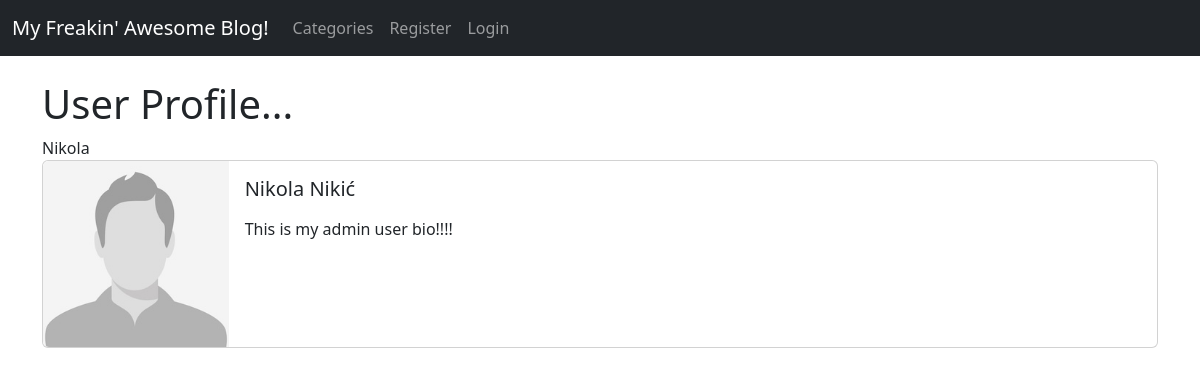
/members/1/profile/, run on the app's committed database.
### theblog/models.py (models this page shows, shortened)
class Profile(models.Model):
    user = models.OneToOneField(User, null=True, on_delete=models.CASCADE)
    bio = models.TextField()
    profile_pic = models.ImageField(null=True, blank=True, upload_to="images/profile/")
    website_url = models.CharField(max_length=255, null=True, blank=True)
    facebook_url = models.CharField(max_length=255, null=True, blank=True)
    twitter_url = models.CharField(max_length=255, null=True, blank=True)
    instagram_url = models.CharField(max_length=255, null=True, blank=True)
    pinterest_url = models.CharField(max_length=255, null=True, blank=True)
    def __str__(self):
        return str(self.user)

### members/views.py (the view)
# urls.py: path('<int:pk>/profile/', ShowProfilePageView.as_view(), name="show_profile_page"),
class ShowProfilePageView(DetailView):
    model = Profile
    template_name = 'registration/user_profile.html'
    def get_context_data(self, *args, **kwargs):
        context = super(ShowProfilePageView, self).get_context_data(*args, **kwargs)
        page_user = get_object_or_404(Profile, id=self.kwargs['pk'])
        context["page_user"] = page_user
        return context

### members/templates/registration/user_profile.html (shortened to what this page needs)
{% extends "base.html" %}
{% load static %}
{% block content %}
<h1>User Profile...</h1>
{{ page_user }}
<div class="card mb-3">
    <div class="row g-0">
        <div class="col-md-2">
    {% if page_user.profile_pic %}
        <img src="{{ page_user.profile_pic.url }}" class="img-fluid rounded-start">
    {% else %}
        <img src="{% static 'theblog/images/default_profile.jpg' %}" class="img-fluid rounded-start">
    {% endif %}
        </div>
        <div class="col-md-10">
            <div class="card-body">
                <h5 class="card-title">
                    {{ page_user.user.first_name }}
                    {{ page_user.user.last_name }}
                </h5>
                <p class="card-text">
                    {{ page_user.bio }}
                </p>
            </div>
        </div>
    </div>
</div>
{% endblock %}

### data on the page
Profile: user.username "Nikola", user.first_name "Nikola", user.last_name "Nikić", bio "This is my admin user bio!!!!"
